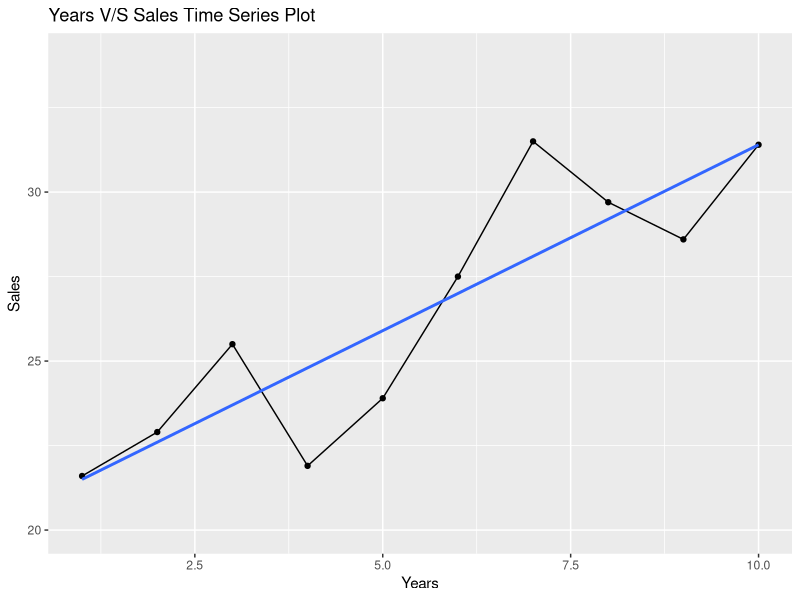

R code for this plot:
                                # Page no. : 809 - 812

# Trend Projection Part-2

year <- c(1,2,3,4,5,6,7,8,9,10)
sales <- c(21.6,22.9,25.5,21.9,23.9,27.5,31.5,29.7,28.6,31.4)
forcast <- c(21.5,22.6,23.7,24.8,25.9,27.0,28.1,29.2,30.3,31.4)

DF <- data.frame(year,sales,forcast)

regressor <- lm(sales ~ year, data = DF)

cat("Linear Trend Equation is T =",regressor$coefficients[1],"+",regressor$coefficients[2],"t")

res <- anova(regressor)

cat("MSE is ",res$`Sum Sq`[2]/10)

cat("MSE is ",res$`Mean Sq`[2])

regressor
res

# Install Library if not installed

# install.packages("ggplot2")

# Import Library

library(ggplot2)

ggplot(DF,aes(year,sales)) + geom_line() + geom_point() + ylim(c(20,34)) + 
  geom_smooth(method = "lm", se = F) +
  labs(title = "Years V/S Sales Time Series Plot", x = "Years", y = "Sales")
